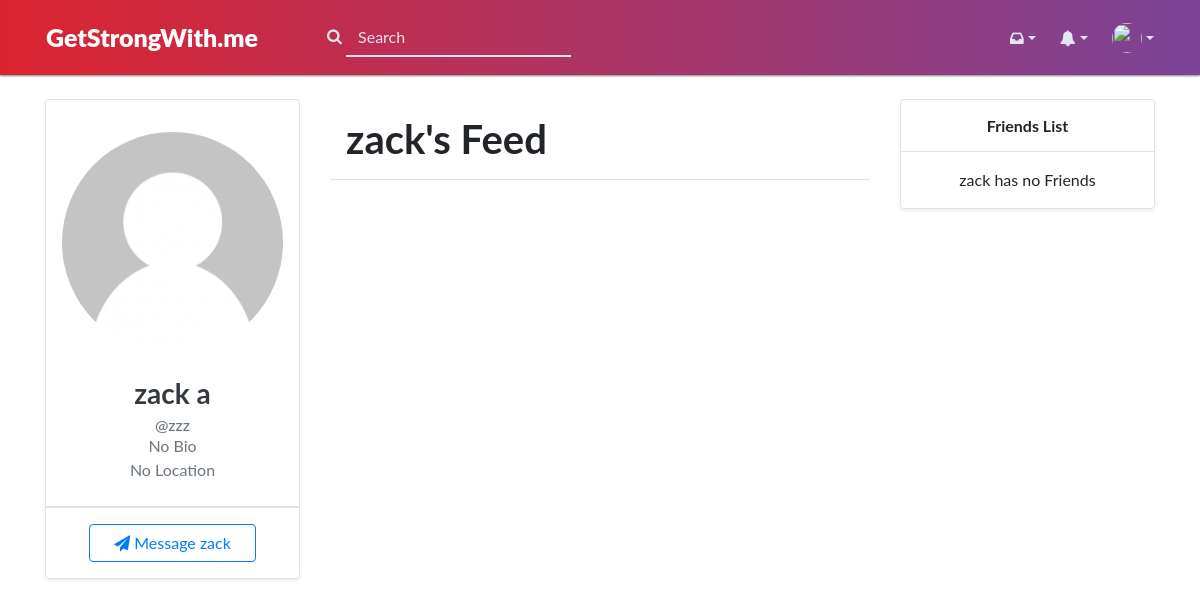
/user/zzz, run on an earlier commit of the app's database.
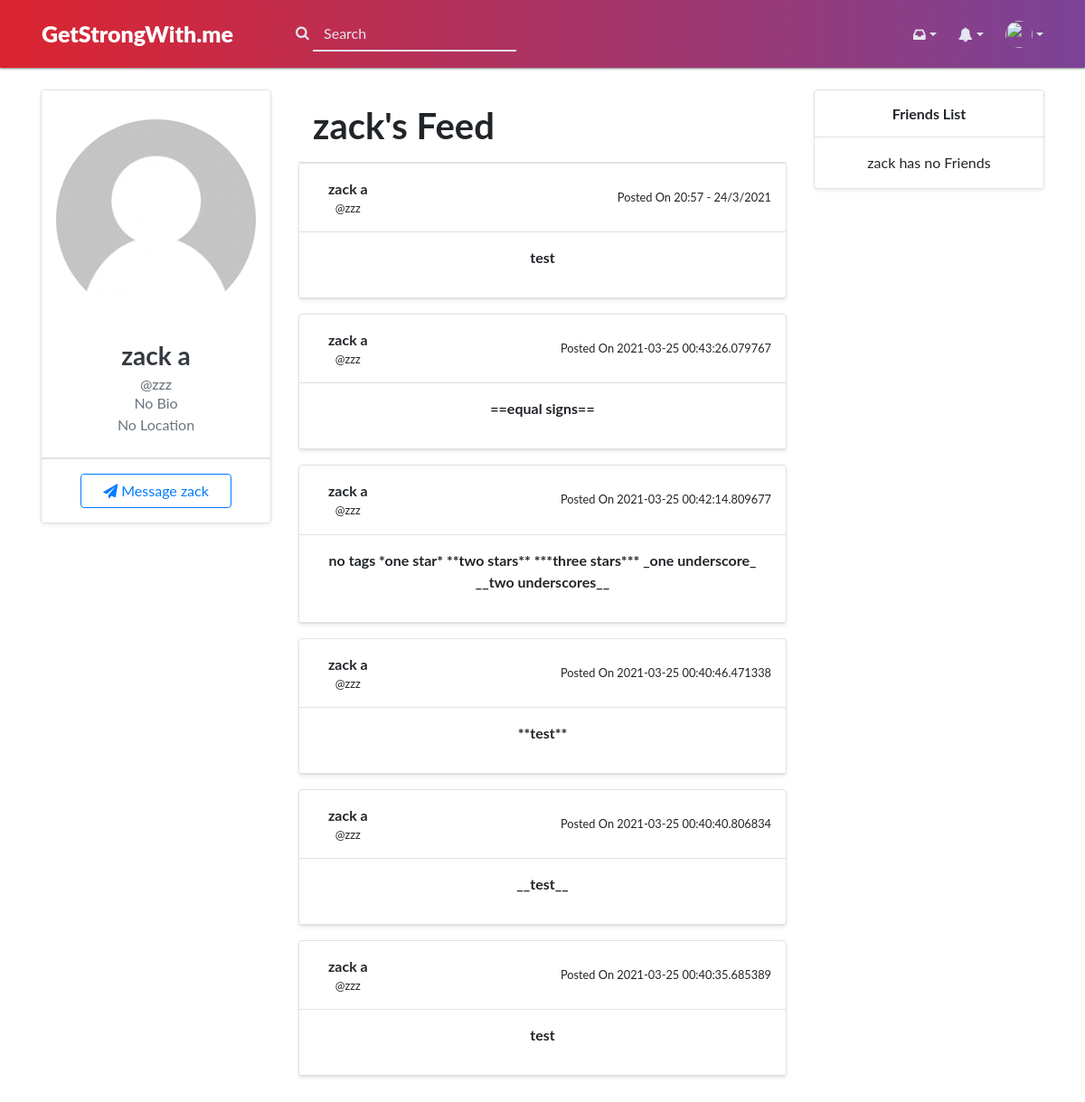
And on a later commit of the database.
### main.py (models this page shows, shortened)
class User(db.Model, UserMixin):
    __tablename__ = "Login"
    id = db.Column(db.Integer, primary_key=True)
    username = db.Column(db.String, unique=True)
    firstName = db.Column(db.String)
    lastName = db.Column(db.String)
    email = db.Column(db.String)
    password = db.Column(db.String)
    bday = db.Column(db.String)
    gender = db.Column(db.String)
    about_me = db.Column(db.String(140), default="No Bio")
    location = db.Column(db.String, default="No Location")
    profile_pic = db.Column(db.String, default="/static/images/user-account-pictures/no-user.jpg")
    friend_array = db.Column(db.String)
    isPrivate = db.Column(db.Integer, default = 0)

class posts(db.Model):
    __tablename__ = "Post"
    id = db.Column(db.Integer, primary_key = True)
    title = db.Column(db.String(100), nullable = True)
    author = db.Column(db.String)
    username = db.Column(db.String)
    content = db.Column(db.Text)
    date =  db.Column(db.Text)

### main.py (the view)
@app.route('/user/<username>', methods=["GET", "POST"])
def findUser(username):
    user = User.query.filter_by(username=username).first()
    posts_ = posts.query.filter_by(username=username).order_by(posts.date.desc()).all()
    return render_template("user1.html", user=user, posts=posts_, User=User)

### templates/user1.html (shortened to what this page needs)
{% extends "base.html" %}
{% block head %}
<link rel="stylesheet" href="https://cdnjs.cloudflare.com/ajax/libs/font-awesome/4.7.0/css/font-awesome.css">
{% endblock %}
{% block body %}
{% if user.isprivate == 1 %}
{% set priv = 1 %}
{% else %}
{% set priv = 0 %}
{% endif %}
{% set a=user %}
{% include "includes/nav.html" %}
<div class="py-4">
   <div class="container">
      <div class="row">
         <main class="col col-xl-6 order-xl-2 col-lg-12 order-lg-1 col-md-12 col-sm-12 col-12">
            <h1 class="pl-3 pt-3 pr-3 mb-0 pb-3  border-bottom font-weight-bold text-left">{{user.firstName}}'s Feed</h1>
 {% if (posts != NULL) or (posts != "") %}
  {% for post in posts %}
  <div class="box mb-3 shadow-sm border rounded bg-white">
     <div class="p-3 d-flex align-items-center border-bottom">
        <div class="font-weight-bold">
           <div class="text-truncate">{{post.author}}</div>
           <div class="small text-gray-500">@{{post.username}}</div>
        </div>
        <span class="ml-auto small">Posted On {{post.date}}</span>
     </div>
     <div class="p-3 border-bottom">
      {% if "media" in post.content %}
      {% set media1 = post.content.split(',') %}
      {% if media1[2] %}
      <p>
        <embed src="{{media1[1]}}" width="100%" height="100%"><br>
        <b>{{media1[2]}}</b></p>
        {% else %}
      <p><embed src="{{media1[1]}}" width="100%" height="100%"><br></p>
        {% endif %}
      {% else %}
        <p>
          <b>{{post.content}}</b>
          </p>
        {% endif %}
      </div>
  </div>
  {% else %}
                <h4 class="pl-3 pt-3 pr-3 mb-0 pb-3 font-weight-bold animate__animated animate__hinge animate__delay-1s">Doesn't seem that {{user.firstName}} has posted anything yet</h4>
  {% endfor %}
  {% endif %}
         </main>
         <aside class="col col-xl-3 order-xl-1 col-lg-6 order-lg-2 col-md-6 col-sm-6 col-12">
            <div class="box mb-3 shadow-sm border rounded bg-white profile-box text-center">
               <div class="py-4 px-3 border-bottom">
                  <img src="{{user.profile_pic}}" class="img-fluid mt-2 rounded-circle" alt="Responsive image">
                  <h3 class="font-weight-bold text-dark mb-1 mt-4">{{user.firstName}} {{user.lastName}}</h3>
                  <h6 class="mb-0 text-muted">@{{user.username}}</h6>
                  <p class="mb-0 text-muted">{{user.about_me}}</p>
                  <p class="mb-0 text-muted">{{user.location}}</p>
               </div>
               <div class="overflow-hidden border-top">
                <div class="p-3">
                  <form action="/chat" method="POST">
                    <button name="sbmt" type="submit" class="btn btn-outline-primary pl-4 pr-4"><i class="fa fa-paper-plane" aria-hidden="true"></i> Message {{user.firstName}}</button>
                  </form>
               </div>
               </div>
            </div>
         </aside>
         <aside class="col col-xl-3 order-xl-3 col-lg-6 order-lg-3 col-md-6 col-sm-6 col-12">
            <div class="box shadow-sm border rounded bg-white mb-3">
               <div class="border-bottom p-3">
                  <h6 class="font-weight-bold m-0">Friends List</h6>
               </div>
               <div class="box-body p-3">
                  {% for user in friends %}
  {% set users = User.query.filter_by(username=user).first() %}
  {% if (users != '') and (users != None) %}
                  <div class="d-flex align-items-center post-header mb-3 people-list">
                     <div class="dropdown-list-image mr-3">
                        <img class="rounded-circle" src="img/p8.png" alt="">
                        <div class="status-indicator bg-success"></div>
                     </div>
                     <div class="font-weight-bold mr-2">
                        <div class="text-truncate">{{ users.firstName }} {{ users.lastName }}</div>
                        <div class="small text-gray-500">0 Calories</div>
                     </div>
                     <span class="ml-auto"><button type="button" class="btn btn-light btn-sm"><i class="feather-user-plus"></i></button>
                     </span>
                  </div>
                  {% endif %}
{% else %}
<div class="text-truncate">{{ user.firstName}} has no Friends</div>
{% endfor %}
               </div>
            </div>
         </aside>
      </div>
   </div>
</div>
{% endblock %}

### templates/base.html (shortened to what this page needs)
<!DOCTYPE html>
<head>
<link rel="stylesheet" href="{{ url_for('static', filename='css/bootstrap.min.css') }}">
<link rel="stylesheet" href="{{ url_for('static', filename='css/bootstrap.css') }}">
<link rel="stylesheet" href="https://stackpath.bootstrapcdn.com/bootstrap/4.5.2/css/bootstrap.min.css">
<link rel="stylesheet" href="{{ url_for('static', filename='css/styles.css') }}">
<link rel="stylesheet" href="https://cdnjs.cloudflare.com/ajax/libs/font-awesome/4.7.0/css/font-awesome.css">
<link rel="stylesheet" href="https://cdnjs.cloudflare.com/ajax/libs/animate.css/4.1.1/animate.min.css"/>
    {% block head %} {% endblock %}
</head>
<body>
    {% block body %} {% endblock %}
</body>
</html>

### templates/includes/nav.html (shortened to what this page needs)
<nav class="navbar navbar-expand navbar-dark bg-dark nav-top p-0">
    <div class="container">
       <a class="navbar-brand mr-2" href="/">GetStrongWith.me
       </a>
       <form class="d-none d-sm-inline-block form-inline mr-auto my-2 my-md-0 mw-100 navbar-search" action='/search' method="POST">
          <div class="navtop search"><i class="fa fa-search"></i>
             <input type="search" class="form-control shadow-none" placeholder="Search" aria-label="Search" name="search" aria-describedby="basic-addon2">
          </div>
       </form>
       <ul class="navbar-nav ml-auto d-flex align-items-center">
          <li class="nav-item dropdown no-arrow mx-1 list-dropdown">
             <a class="nav-link dropdown-toggle" href="#" role="button" data-toggle="dropdown" aria-haspopup="true" aria-expanded="false">
             <i class="fa fa-inbox"></i>
             </a>
          </li>
          <li class="nav-item dropdown no-arrow mx-1 list-dropdown">
             <a class="nav-link dropdown-toggle" href="#" role="button" data-toggle="dropdown" aria-haspopup="true" aria-expanded="false">
             <i class="fa fa-bell"></i>
             </a>
          </li>
          <li class="nav-item dropdown no-arrow ml-1 profile-dropdown">
             <a class="nav-link dropdown-toggle pr-0" href="#" role="button" data-toggle="dropdown" aria-haspopup="true" aria-expanded="false">
             <img class="img-profile rounded-circle" src="{{current_user.profile_pic}}">
             </a>
          </li>
       </ul>
    </div>
  </nav>

### static/css/styles.css (style rules this page uses)
body { text-align: center; width: 100%; margin: 0 auto; padding: 0px; font-family: "lucida grande", tahoma, verdana, arial, sans-serif; background: #fff; }
.navbar { width: 100%; margin: 0px auto; padding: 0px; height: 75px; background: #7b4397; background: -webkit-linear-gradient(to right, #dc2430, #7b4397); background: linear-gradient(to right, #dc2430, #7b4397); box-shadow: 0 1px 2px rgb(0 0 0 / 50%); }
.navbar-brand { color: #fff; text-decoration: none; font-weight: 900; font-size: 25px; padding-right: 61px; }
.navbar li { list-style-type: none; float: left; text-align: left; color: white; }
.navbar a { text-decoration: none; }
.navbar-dark .navbar-nav .nav-link { color: #e3e6f0; }
.nav-top .container { padding: 0 16px; }
.nav-top .img-profile { width: 30px; height: 30px; }
.nav-top .list-dropdown .nav-link i { font-size: 16px; }
.nav-top .nav-link { position: relative; height: 55px; display: flex; align-items: center; }
.nav-top .navbar-search .form-control { background-color: transparent; border: 0px; border-bottom: 2px solid #e3e6f0; border-top: 0px; border-radius: 0; }
.nav-top .fa { color: #e3e5f0; }
.nav-top .search { color: #e3e6f0; }
.nav-top .form-control::placeholder { color: #e3e6f0; }
.nav-top form { float: right; }
.img-profile { width: 30px; height: 30px; }

### templates/base.html (style rules this page uses)
body { font-family: "Lato", sans-serif; }

What changed in the data, as far as the page shows it:
added posts: author "zack a", username "zzz", date "20:57 - 24/3/2021", content "test"
added posts: author "zack a", username "zzz", date "2021-03-25 00:43:26.079767", content "==equal signs=="
added posts: author "zack a", username "zzz", date "2021-03-25 00:42:14.809677", content "no tags *one star* **two stars** ***three stars*** _one underscore_ __two underscores__"
added posts: author "zack a", username "zzz", date "2021-03-25 00:40:46.471338", content "**test**"
added posts: author "zack a", username "zzz", date "2021-03-25 00:40:40.806834", content "__test__"
added posts: author "zack a", username "zzz", date "2021-03-25 00:40:35.685389", content "test"
